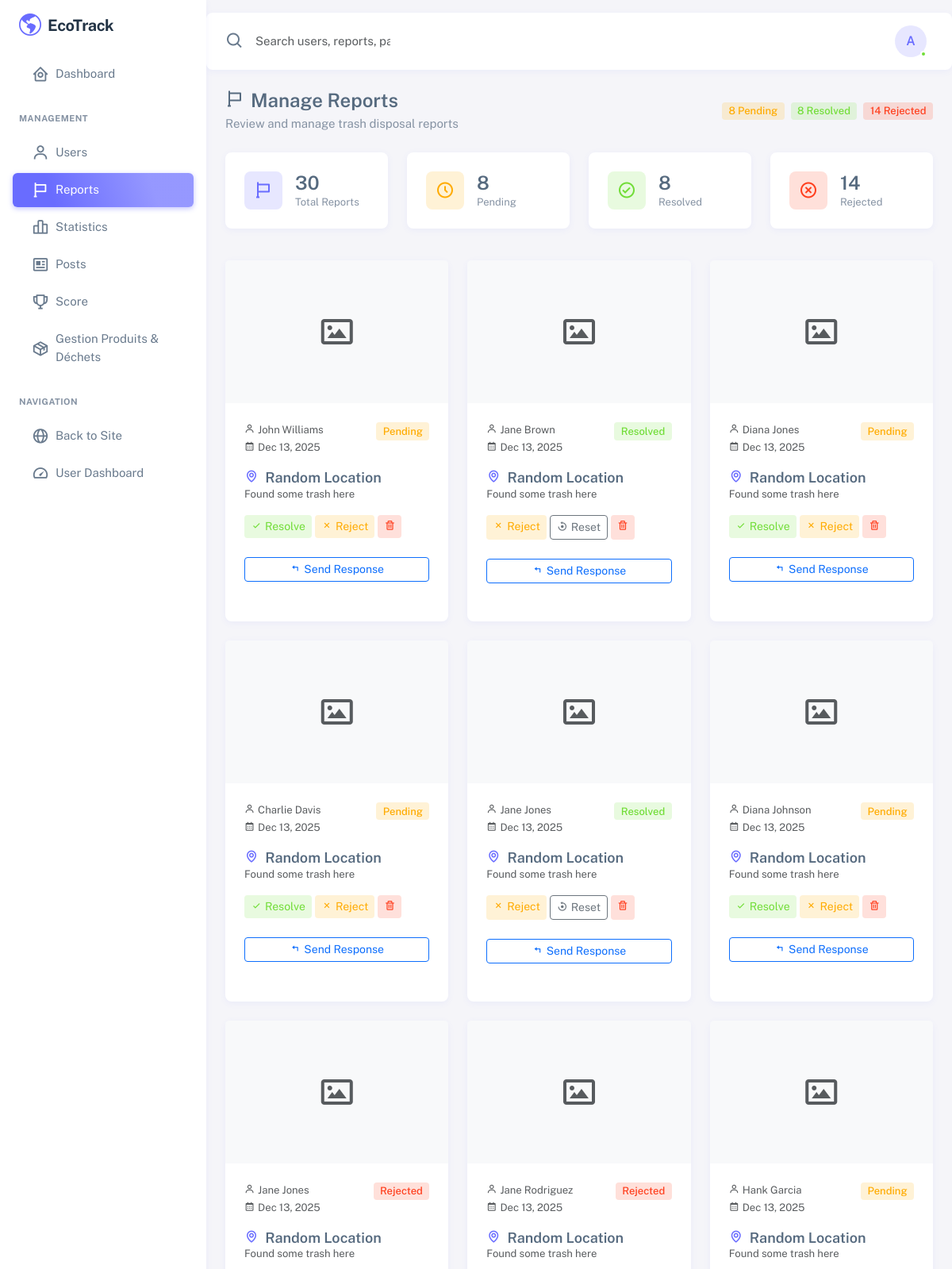
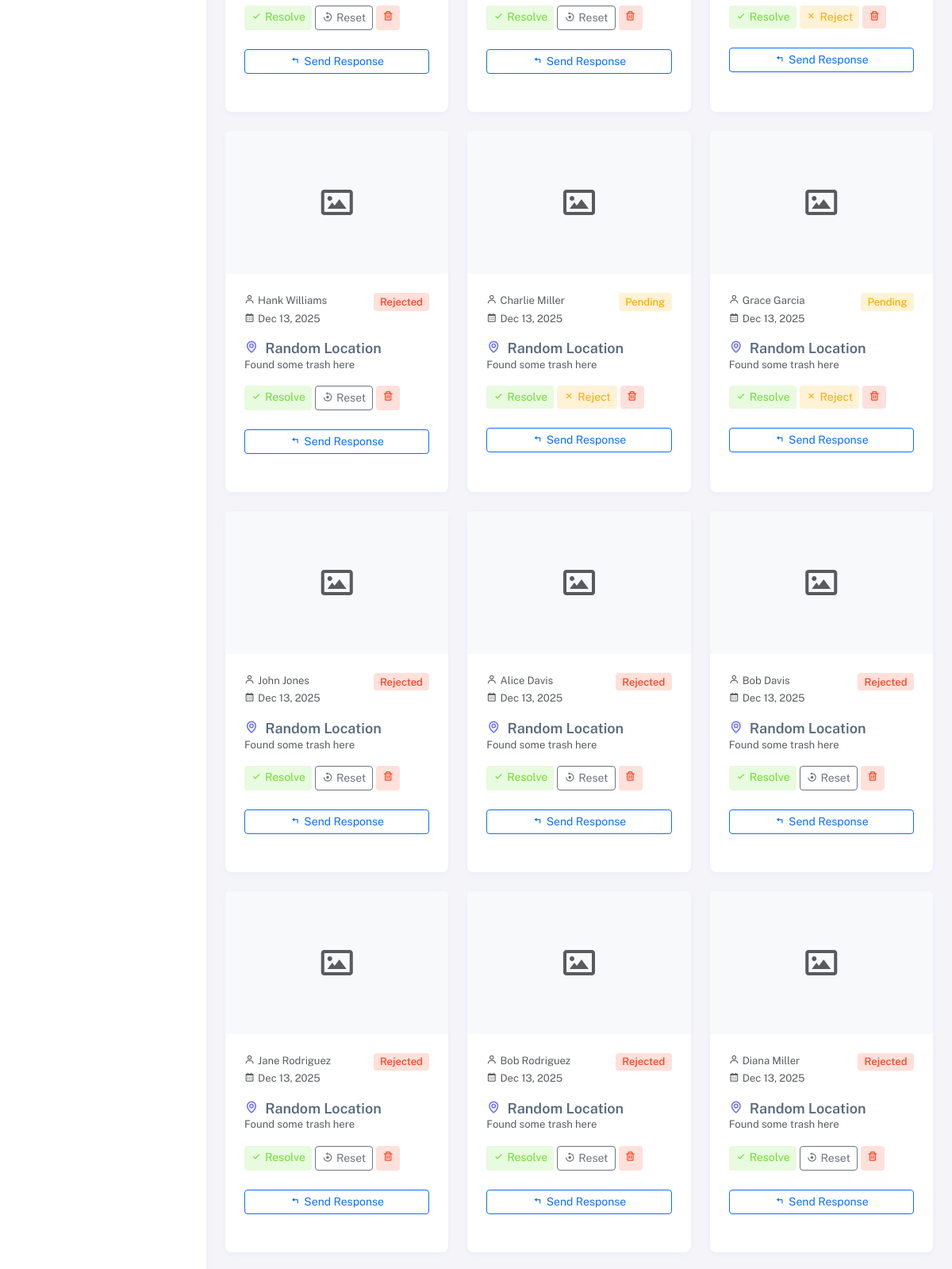
Screenshot of /admin/reports.php (signed in, upper part) with the database file from the repository (2 pictures, top to bottom).
### tables this page shows
CREATE TABLE IF NOT EXISTS trash_reports (
    id INT AUTO_INCREMENT PRIMARY KEY,
    reporter_id INT,
    location_description TEXT NOT NULL,
    latitude DECIMAL(10,8),
    longitude DECIMAL(11,8),
    description TEXT NOT NULL,
    photo_path VARCHAR(255),
    status VARCHAR(20) DEFAULT 'pending',
    admin_response TEXT,
    response_at TIMESTAMP,
    created_at TIMESTAMP DEFAULT CURRENT_TIMESTAMP,
    updated_at TIMESTAMP DEFAULT CURRENT_TIMESTAMP ON UPDATE CURRENT_TIMESTAMP,
    FOREIGN KEY (reporter_id) REFERENCES users(id) ON DELETE SET NULL
);

CREATE TABLE IF NOT EXISTS users (
    id INT AUTO_INCREMENT PRIMARY KEY,
    name VARCHAR(100) NOT NULL,
    email VARCHAR(100) UNIQUE NOT NULL,
    password VARCHAR(255) NOT NULL,
    role VARCHAR(20) DEFAULT 'user',
    avatar VARCHAR(255) DEFAULT NULL,
    total_points INT DEFAULT 0,
    created_at TIMESTAMP DEFAULT CURRENT_TIMESTAMP,
    updated_at TIMESTAMP DEFAULT CURRENT_TIMESTAMP ON UPDATE CURRENT_TIMESTAMP
);

### includes/config.php (called while the page is built, shortened)
<?php
function formatDate($date) {
    return date('M d, Y', strtotime($date));
}
?>

### admin/reports.php (the view, shortened to what this page needs)
<?php
require_once '../includes/config.php';
$reports = $pdo->query("SELECT tr.*, u.name as reporter_name FROM trash_reports tr LEFT JOIN users u ON tr.reporter_id = u.id ORDER BY tr.created_at DESC")->fetchAll();
$pendingCount = count(array_filter($reports, fn($r) => $r['status'] === 'pending'));
$resolvedCount = count(array_filter($reports, fn($r) => $r['status'] === 'resolved'));
$rejectedCount = count(array_filter($reports, fn($r) => $r['status'] === 'rejected'));
include 'includes/admin_header.php';
?>
<div class="page-header mb-4">
    <div class="d-flex justify-content-between align-items-center flex-wrap gap-3">
        <div>
            <h4><i class="bx bx-flag me-2"></i>Manage Reports</h4>
            <p class="mb-0">Review and manage trash disposal reports</p>
        </div>
        <div class="d-flex gap-2">
            <span class="badge bg-label-warning"><?php echo $pendingCount; ?> Pending</span>
            <span class="badge bg-label-success"><?php echo $resolvedCount; ?> Resolved</span>
            <span class="badge bg-label-danger"><?php echo $rejectedCount; ?> Rejected</span>
        </div>
    </div>
</div>
<div class="row mb-4">
    <div class="col-md-3 col-sm-6 mb-3">
        <div class="stats-card">
            <div class="stats-icon primary">
                <i class="bx bx-flag"></i>
            </div>
            <div class="stats-content">
                <h3><?php echo count($reports); ?></h3>
                <p>Total Reports</p>
            </div>
        </div>
    </div>
    <div class="col-md-3 col-sm-6 mb-3">
        <div class="stats-card">
            <div class="stats-icon warning">
                <i class="bx bx-time-five"></i>
            </div>
            <div class="stats-content">
                <h3><?php echo $pendingCount; ?></h3>
                <p>Pending</p>
            </div>
        </div>
    </div>
    <div class="col-md-3 col-sm-6 mb-3">
        <div class="stats-card">
            <div class="stats-icon success">
                <i class="bx bx-check-circle"></i>
            </div>
            <div class="stats-content">
                <h3><?php echo $resolvedCount; ?></h3>
                <p>Resolved</p>
            </div>
        </div>
    </div>
    <div class="col-md-3 col-sm-6 mb-3">
        <div class="stats-card">
            <div class="stats-icon danger">
                <i class="bx bx-x-circle"></i>
            </div>
            <div class="stats-content">
                <h3><?php echo $rejectedCount; ?></h3>
                <p>Rejected</p>
            </div>
        </div>
    </div>
</div>
<?php if (count($reports) > 0): ?>
<div class="row">
    <?php foreach ($reports as $report): ?>
    <div class="col-lg-6 col-xl-4 mb-4">
        <div class="card h-100">
            <?php if ($report['photo_path']): ?>
            <img src="../uploads/reports/<?php echo htmlspecialchars($report['photo_path']); ?>"
                 class="card-img-top"
                 style="height: 180px; object-fit: cover;"
                 alt="Report photo">
            <?php else: ?>
            <div class="card-img-top bg-light d-flex align-items-center justify-content-center" style="height: 180px;">
                <i class="bx bx-image text-muted" style="font-size: 3rem;"></i>
            </div>
            <?php endif; ?>
            <div class="card-body">
                <div class="d-flex justify-content-between align-items-start mb-3">
                    <div>
                        <small class="text-muted d-block">
                            <i class="bx bx-user me-1"></i><?php echo htmlspecialchars($report['reporter_name'] ?? 'Unknown'); ?>
                        </small>
                        <small class="text-muted">
                            <i class="bx bx-calendar me-1"></i><?php echo formatDate($report['created_at']); ?>
                        </small>
                    </div>
                    <?php
                    $statusClass = 'bg-label-secondary';
                    if ($report['status'] === 'pending') $statusClass = 'bg-label-warning';
                    if ($report['status'] === 'resolved') $statusClass = 'bg-label-success';
                    if ($report['status'] === 'rejected') $statusClass = 'bg-label-danger';
                    ?>
                    <span class="badge <?php echo $statusClass; ?>">
                        <?php echo ucfirst($report['status']); ?>
                    </span>
                </div>
                <h6 class="card-title">
                    <i class="bx bx-map me-1 text-primary"></i>
                    <?php echo htmlspecialchars($report['location_description']); ?>
                </h6>
                <p class="card-text text-muted small">
                    <?php echo htmlspecialchars(substr($report['description'], 0, 100)) . (strlen($report['description']) > 100 ? '...' : ''); ?>
                </p>
                <div class="d-flex gap-1 flex-wrap mb-3">
                    <?php if ($report['status'] !== 'resolved'): ?>
                    <a href="reports.php?id=<?php echo $report['id']; ?>&status=resolved" class="btn btn-sm btn-label-success">
                        <i class="bx bx-check me-1"></i>Resolve
                    </a>
                    <?php endif; ?>
                    <?php if ($report['status'] !== 'rejected'): ?>
                    <a href="reports.php?id=<?php echo $report['id']; ?>&status=rejected" class="btn btn-sm btn-label-warning">
                        <i class="bx bx-x me-1"></i>Reject
                    </a>
                    <?php endif; ?>
                    <?php if ($report['status'] !== 'pending'): ?>
                    <a href="reports.php?id=<?php echo $report['id']; ?>&status=pending" class="btn btn-sm btn-outline-secondary">
                        <i class="bx bx-reset me-1"></i>Reset
                    </a>
                    <?php endif; ?>
                    <a href="reports.php?delete=<?php echo $report['id']; ?>"
                       class="btn btn-sm btn-label-danger delete-btn"
                       data-confirm="Are you sure you want to delete this report?">
                        <i class="bx bx-trash"></i>
                    </a>
                </div>
                <?php if ($report['admin_response']): ?>
                <div class="alert alert-success mb-0 py-2 px-3">
                    <small class="fw-semibold d-block mb-1">
                        <i class="bx bx-check-circle me-1"></i>Admin Response
                    </small>
                    <small><?php echo htmlspecialchars($report['admin_response']); ?></small>
                </div>
                <?php else: ?>
                <button class="btn btn-sm btn-outline-primary w-100 mt-2"
                        type="button"
                        data-bs-toggle="collapse"
                        data-bs-target="#responseForm<?php echo $report['id']; ?>">
                    <i class="bx bx-reply me-1"></i>Send Response
                </button>
                <?php endif; ?>
            </div>
        </div>
    </div>
    <?php endforeach; ?>
</div>
<?php endif; ?>
<?php include 'includes/admin_footer.php'; ?>

### admin/assets/css/sneat-theme.css (style rules this page uses)
:root { --sneat-primary: #696cff; --sneat-secondary: #8592a3; --sneat-success: #71dd37; --sneat-info: #03c3ec; --sneat-warning: #ffab00; --sneat-danger: #ff3e1d; --sneat-light: #fcfdfd; --sneat-dark: #233446; --sneat-gray: #697a8d; --sneat-body-bg: #f5f5f9; --sneat-card-bg: #fff; --sneat-heading-color: #566a7f; --sneat-text-color: #697a8d; --sneat-border-color: #d9dee3; --sneat-menu-bg: #fff; --sneat-menu-width: 260px; }
* { box-sizing: border-box; }
body { margin: 0; font-family: 'Public Sans', -apple-system, BlinkMacSystemFont, 'Segoe UI', Roboto, sans-serif; font-size: 0.9375rem; font-weight: 400; line-height: 1.53; color: var(--sneat-text-color); background-color: var(--sneat-body-bg); -webkit-font-smoothing: antialiased; }
.card { background: var(--sneat-card-bg); border: none; border-radius: 0.5rem; box-shadow: 0 0.125rem 0.5rem rgba(105, 108, 255, 0.07); margin-bottom: 1.5rem; }
.card-body { padding: 1.5rem; }
.card-title { margin-bottom: 0; font-size: 1.125rem; font-weight: 600; color: var(--sneat-heading-color); }
.stats-card { background: var(--sneat-card-bg); border-radius: 0.5rem; padding: 1.5rem; box-shadow: 0 0.125rem 0.5rem rgba(105, 108, 255, 0.07); display: flex; align-items: center; gap: 1rem; }
.stats-card .stats-icon { width: 3rem; height: 3rem; display: flex; align-items: center; justify-content: center; border-radius: 0.5rem; font-size: 1.5rem; }
.stats-card .stats-icon.primary { background: rgba(105, 108, 255, 0.16); color: var(--sneat-primary); }
.stats-card .stats-icon.success { background: rgba(113, 221, 55, 0.16); color: var(--sneat-success); }
.stats-card .stats-icon.warning { background: rgba(255, 171, 0, 0.16); color: var(--sneat-warning); }
.stats-card .stats-icon.danger { background: rgba(255, 62, 29, 0.16); color: var(--sneat-danger); }
.stats-card .stats-content h3 { margin: 0; font-size: 1.5rem; font-weight: 600; color: var(--sneat-heading-color); }
.stats-card .stats-content p { margin: 0; font-size: 0.8125rem; color: var(--sneat-secondary); }
.badge { font-size: 0.8125rem; font-weight: 500; padding: 0.35em 0.65em; border-radius: 0.25rem; }
.bg-label-success { background: rgba(113, 221, 55, 0.16) !important; color: var(--sneat-success) !important; }
.bg-label-warning { background: rgba(255, 171, 0, 0.16) !important; color: var(--sneat-warning) !important; }
.bg-label-danger { background: rgba(255, 62, 29, 0.16) !important; color: var(--sneat-danger) !important; }
.btn-label-danger { background: rgba(255, 62, 29, 0.16); color: var(--sneat-danger); border: none; }
.btn-label-success { background: rgba(113, 221, 55, 0.16); color: var(--sneat-success); border: none; }
.btn-label-warning { background: rgba(255, 171, 0, 0.16); color: var(--sneat-warning); border: none; }
.page-header { margin-bottom: 1.5rem; }
.page-header h4 { margin: 0; font-size: 1.5rem; font-weight: 600; color: var(--sneat-heading-color); }
.page-header p { margin: 0.25rem 0 0; color: var(--sneat-secondary); }
.text-primary { color: var(--sneat-primary) !important; }

### admin/includes/admin_header.php (style rules this page uses)
:root { --bs-primary: #696cff; --bs-primary-rgb: 105, 108, 255; }

### rows the page displays
trash_reports: reporter.name "John Williams", created_at "Dec 13, 2025", status "Pending", location_description "Random Location", description "Found some trash here"
trash_reports: reporter.name "Jane Brown", created_at "Dec 13, 2025", status "Resolved", location_description "Random Location", description "Found some trash here"
trash_reports: reporter.name "Diana Jones", created_at "Dec 13, 2025", status "Pending", location_description "Random Location", description "Found some trash here"
trash_reports: reporter.name "Charlie Davis", created_at "Dec 13, 2025", status "Pending", location_description "Random Location", description "Found some trash here"
trash_reports: reporter.name "Jane Jones", created_at "Dec 13, 2025", status "Resolved", location_description "Random Location", description "Found some trash here"
trash_reports: reporter.name "Diana Johnson", created_at "Dec 13, 2025", status "Pending", location_description "Random Location", description "Found some trash here"
trash_reports: reporter.name "Jane Jones", created_at "Dec 13, 2025", status "Rejected", location_description "Random Location", description "Found some trash here"
trash_reports: reporter.name "Jane Rodriguez", created_at "Dec 13, 2025", status "Rejected", location_description "Random Location", description "Found some trash here"
trash_reports: reporter.name "Hank Garcia", created_at "Dec 13, 2025", status "Pending", location_description "Random Location", description "Found some trash here"
trash_reports: reporter.name "Hank Williams", created_at "Dec 13, 2025", status "Rejected", location_description "Random Location", description "Found some trash here"
trash_reports: reporter.name "Charlie Miller", created_at "Dec 13, 2025", status "Pending", location_description "Random Location", description "Found some trash here"
trash_reports: reporter.name "Grace Garcia", created_at "Dec 13, 2025", status "Pending", location_description "Random Location", description "Found some trash here"
trash_reports: reporter.name "John Jones", created_at "Dec 13, 2025", status "Rejected", location_description "Random Location", description "Found some trash here"
trash_reports: reporter.name "Alice Davis", created_at "Dec 13, 2025", status "Rejected", location_description "Random Location", description "Found some trash here"
trash_reports: reporter.name "Bob Davis", created_at "Dec 13, 2025", status "Rejected", location_description "Random Location", description "Found some trash here"
trash_reports: reporter.name "Jane Rodriguez", created_at "Dec 13, 2025", status "Rejected", location_description "Random Location", description "Found some trash here"
trash_reports: reporter.name "Bob Rodriguez", created_at "Dec 13, 2025", status "Rejected", location_description "Random Location", description "Found some trash here"
trash_reports: reporter.name "Diana Miller", created_at "Dec 13, 2025", status "Rejected", location_description "Random Location", description "Found some trash here"

### other values shown
substr($_SESSION['user_name'] ?? 'A', 0, 1) "A"
$pendingCount "8"
$resolvedCount "8"
$rejectedCount "14"
count($reports) "30"
